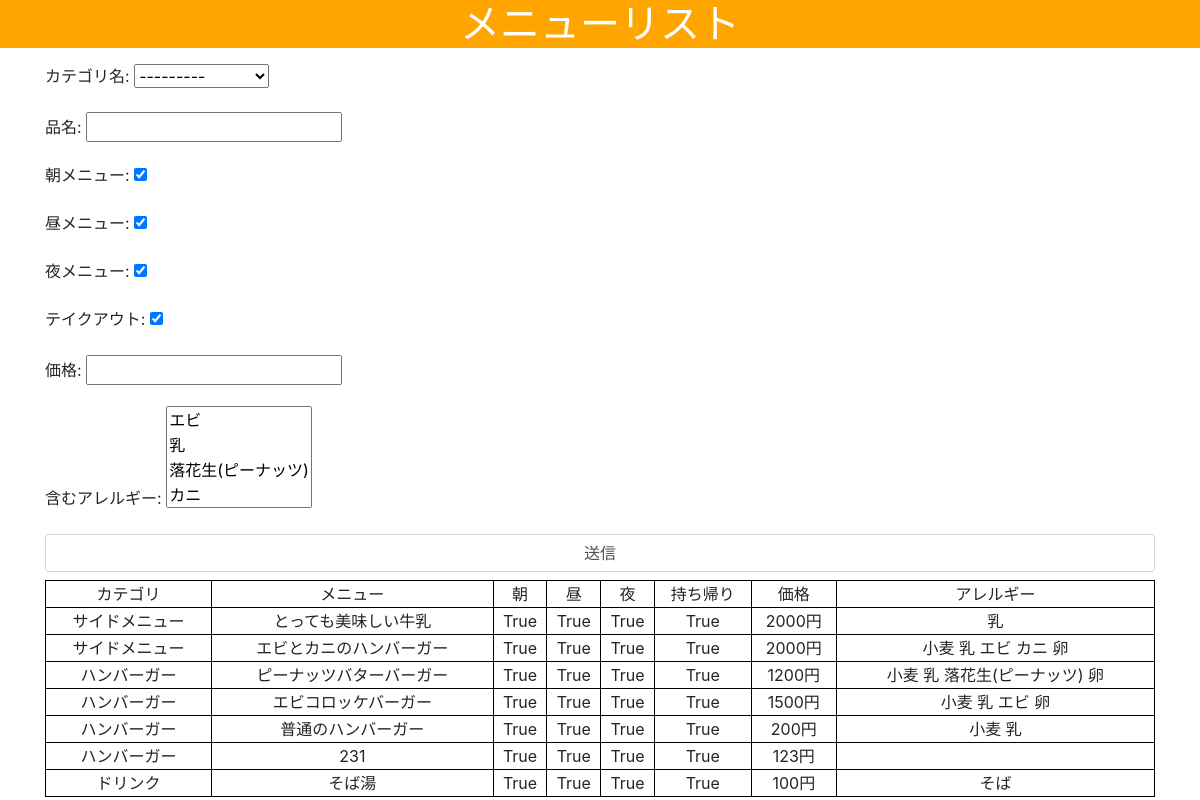
Before: / with the older database file.
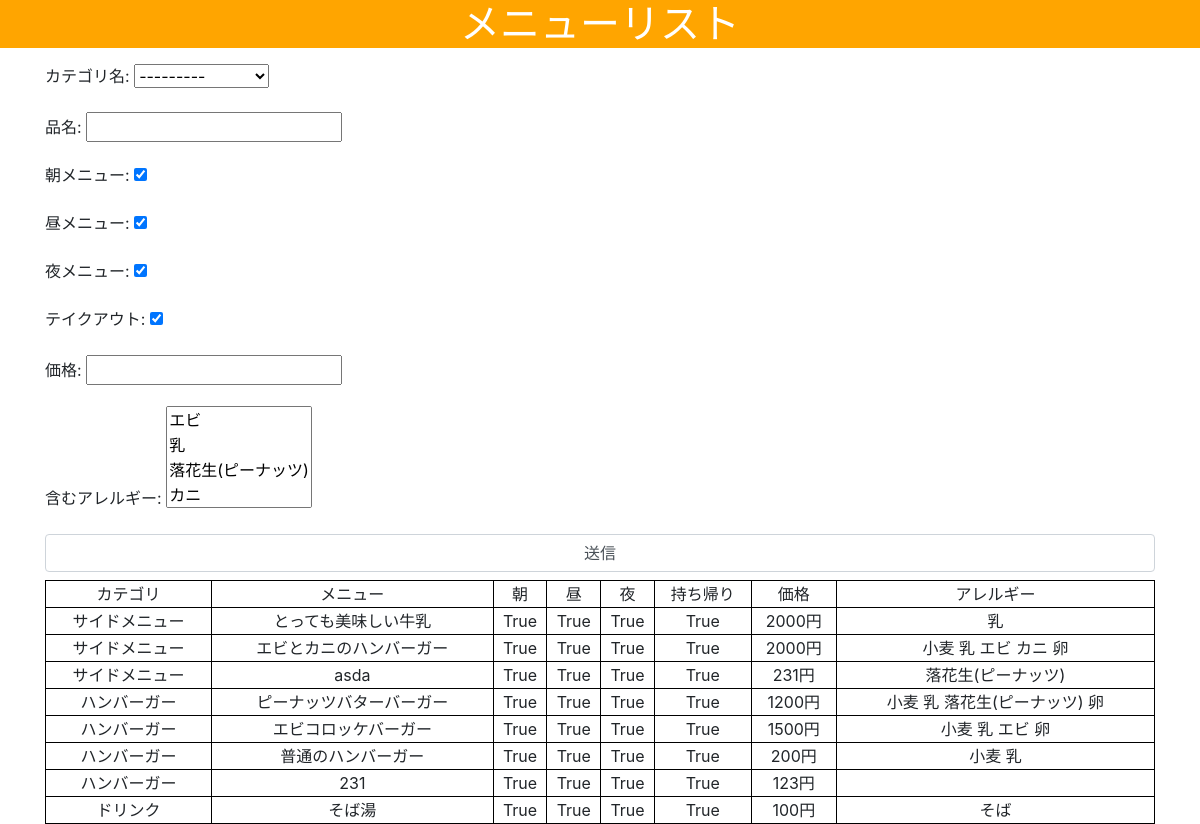
After: the same page with the newer database file.
### menulist/models.py (models this page shows, shortened)
class Category(models.Model):
    class Meta:
        db_table    = "category"
    id          = models.UUIDField(primary_key=True, default=uuid.uuid4, editable=False)
    name        = models.CharField(verbose_name="カテゴリ名",max_length=10)
    def __str__(self):
        return self.name

class Allergy(models.Model):
    class Meta:
        db_table    = "allergy"
    id          = models.UUIDField(primary_key=True, default=uuid.uuid4, editable=False)
    name        = models.CharField(verbose_name="アレルギー名",max_length=10)
    def __str__(self):
        return self.name

class Menu(models.Model):
    class Meta:
        db_table    = "menu"
    category    = models.ForeignKey(Category,verbose_name="カテゴリ名",on_delete=models.PROTECT)
    name        = models.CharField(verbose_name="品名",max_length=20)
    breakfast   = models.BooleanField(verbose_name="朝メニュー",default=True)
    lunch       = models.BooleanField(verbose_name="昼メニュー",default=True)
    dinner      = models.BooleanField(verbose_name="夜メニュー",default=True)
    takeout     = models.BooleanField(verbose_name="テイクアウト",default=True)
    price       = models.IntegerField(verbose_name="価格")
    allergy     = models.ManyToManyField(Allergy,verbose_name="含むアレルギー",blank=True)

### menulist/views.py (the view, shortened to what this page needs)
class MenuView(View):
    def get(self, request, *args, **kwargs):
        form    = MenuForm()
        data    = Menu.objects.order_by("category")
        context = { "data":data,
                    "form":form}
        return render(request,"menulist/index.html",context)

### menulist/forms.py
class MenuForm(forms.ModelForm):
    class Meta:
        model   = Menu
        fields  = ["category","name","breakfast","lunch","dinner","takeout","price","allergy",]

### templates/menulist/index.html (shortened to what this page needs)
{% load static %}
<!DOCTYPE html>
<html lang="ja">
<head>
    <link rel="stylesheet" href="https://stackpath.bootstrapcdn.com/bootstrap/4.4.1/css/bootstrap.min.css">
    <link rel="stylesheet" href="https://use.fontawesome.com/releases/v5.1.0/css/all.css">
    <link rel="stylesheet" href="{% static 'menulist/css/style.css' %}">
</head>
<body>
    <h1 class="text-center text-white" style="background:orange;">メニューリスト</h1>
    <main class="container">
        <form action="" method="POST" class="py-2">
            {{ form.as_p }}
            <input class="form-control" type="submit" value="送信">
        </form>
        <table>
            <thead>
                <tr>
                    <td>カテゴリ</td>
                    <td>メニュー</td>
                    <td>朝</td>
                    <td>昼</td>
                    <td>夜</td>
                    <td>持ち帰り</td>
                    <td>価格</td>
                    <td>アレルギー</td>
                </tr>
            </thead>
            <tbody>
                {% for content in data %}
                <tr>
                    <td>{{ content.category }}</td>
                    <td>{{ content.name }}</td>
                    <td>{{ content.breakfast }}</td>
                    <td>{{ content.lunch }}</td>
                    <td>{{ content.dinner }}</td>
                    <td>{{ content.takeout }}</td>
                    <td>{{ content.price }}円</td>
                    <td>{% for allergy in content.allergy.all %}{{ allergy }} {% endfor %}</td>
                </tr>
                {% endfor %}
            </tbody>
        </table>
    </main>
</body>
</html>

### static/menulist/css/style.css (style rules this page uses)
table { width:100%; }
td { border:solid 0.1rem black; text-align:center; }

Changed rows visible on the page:
added Menu: category "サイドメニュー", name "asda", breakfast "True", lunch "True", dinner "True", takeout "True", price "231", Allergy (name "落花生(ピーナッツ)")
